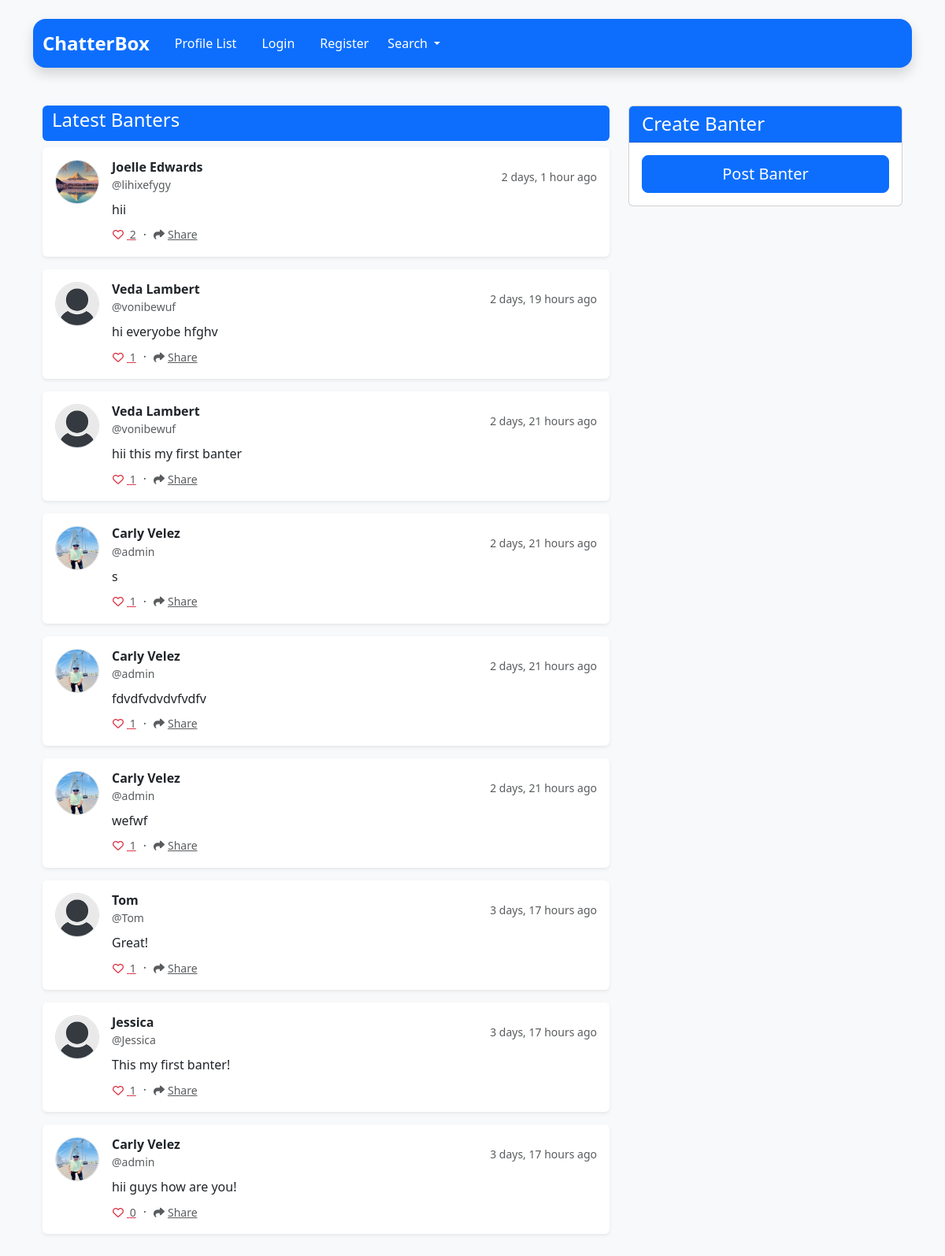
The page / on the database its author committed.
### chatterbox/models.py (models this page shows, shortened)
class Banter(models.Model):
    user = models.ForeignKey(User, related_name='banters', on_delete=models.DO_NOTHING)
    body = models.CharField(max_length=280)
    created = models.DateTimeField(auto_now_add=True)
    likes = models.ManyToManyField(User,related_name="banter_like",blank=True)
    def number_of_likes(self):
        return self.likes.count()

class Profile(models.Model):
    user = models.OneToOneField(User, on_delete=models.CASCADE)
    follows = models.ManyToManyField('self', related_name='followed_by', symmetrical=False, blank=True)
    date_modified = models.DateTimeField(auto_now_add=True)
    profile_image = models.ImageField(upload_to='images/', blank=True, null=True)
    profile_bio  = models.CharField(null=True,blank=True,max_length=500)
    profile_link = models.CharField(null=True,blank=True,max_length=100)
    facebook_link = models.CharField(null=True,blank=True,max_length=100)
    instagram_link =models.CharField(null=True,blank=True,max_length=100)
    linkdlen_link = models.CharField(null=True,blank=True,max_length=100)

### chatterbox/views.py (the view)
# urls.py: path("",views.home,name="home"),
def home(request):
	if request.user.is_authenticated:
		form = BanterForm(request.POST or None)
		if request.method == "POST":
			if form.is_valid():
				banter = form.save(commit=False)
				banter.user = request.user
				banter.save()
				messages.success(request,"Banter Successfully Posted")
				return redirect("home")
			else:
				messages.error(request,"Banter not posted")
				return redirect("home")
		banters = Banter.objects.all().order_by("-created")
		return render(request,"home.html",{"form":form,"banters":banters})
	else:
		banters = Banter.objects.all().order_by("-created")
		return render(request,"home.html",{"banters":banters})

### template/home.html (shortened to what this page needs)
{% extends 'base.html' %}
{% load static %}
{% block content %}
<div class="row g-4">
    <div class="col-lg-8">
        <div class="card-header bg-primary text-white  rounded mb-2 p-1">
        <h4 class="mb-2">
            Latest Banters
        </h4>
    </div>
        <div class="banter-list">
            {% if banters %}
            {% for banter in banters %}
            <div class="banter-item bg-white rounded p-3 mb-3 shadow-sm">
                <div class="d-flex gap-3">
                    <div class="flex-shrink-0">
                        <a href="{% url 'profile' banter.user.id %}" class="text-decoration-none">
                            {% if banter.user.profile.profile_image %}
                            <img src="{{ banter.user.profile.profile_image.url }}"
                                 class="rounded-circle border avatar"
                                 width="56"
                                 height="56"
                                 alt="{{ banter.user.username }}">
                            {% else %}
                            <img src="{% static 'images/default_profile_pic.png' %}"
                                 class="rounded-circle border avatar"
                                 width="56"
                                 height="56"
                                 alt="{{ banter.user.username }}">
                            {% endif %}
                        </a>
                    </div>
                    <div class="flex-grow-1">
                        <div class="d-flex justify-content-between align-items-center mb-2">
                            <div>
                                <h6 class="mb-0 fw-bold text-dark">
                                    {{ banter.user.get_full_name|default:banter.user.username }}
                                </h6>
                                <small class="text-muted">@{{ banter.user.username }}</small>
                            </div>
                            <small class="text-muted">{{ banter.created|timesince }} ago</small>
                        </div>
                        <p class="mb-2 text-dark">{{ banter.body }}</p>
                        <div class="d-flex align-items-center gap-2">
                            <a href="{% url 'banter_like' banter.id %}" class="btn btn-sm btn-link text-danger p-0 action-link">
                                <i class="fa-heart {% if user in banter.likes.all %}fas{% else %}far{% endif %} me-1"></i>
                                <span class="text-muted">{{ banter.number_of_likes }}</span>
                            </a>
                            <span class="text-muted">·</span>
                            <a href="{% url 'banter_show' banter.id %}" class="btn btn-sm btn-link text-muted p-0 action-link">
                                <i class="fas fa-share me-1"></i>Share
                            </a>
                        </div>
                    </div>
                </div>
            </div>
            {% endfor %}
            {% else %}
            <div class="text-center p-5">
                <i class="bi-chat-square-text display-6 text-muted mb-3"></i>
                <p class="text-muted mb-0">No banters yet. Be the first to start the conversation!</p>
            </div>
            {% endif %}
        </div>
    </div>
    <div class="col-lg-4">
        <div class="card">
            <div class="card-header bg-primary text-white">
                <h4 class="mb-0">Create Banter</h4>
            </div>
            <div class="card-body">
                <form method="POST" class="new-banter-form">
                    <div class="d-grid gap-2">
                        <button type="submit" class="btn btn-primary btn-lg">Post Banter</button>
                    </div>
                </form>
            </div>
        </div>
    </div>
</div>
{% endblock %}

### template/base.html (shortened to what this page needs)
{% load static %}
<!DOCTYPE html>
<html lang="en">
<head>
    <link href="https://cdn.jsdelivr.net/npm/bootstrap@5.3.0/dist/css/bootstrap.min.css" rel="stylesheet">
</head>
<body class="bg-light">
  {% include 'navbar.html' %}
  <div class="container">
    <br/>
    {% block content %}{% endblock %}
  </div>
</body>
</html>

### template/navbar.html (shortened to what this page needs)
{% load static %}
<div class="container py-4">
  <nav class="navbar navbar-expand-lg navbar-dark bg-primary rounded-4 mb-4 shadow">
    <div class="container-fluid">
      <a class="navbar-brand fw-bold fs-4 d-flex align-items-center" href="{% url 'home' %}">
        ChatterBox
      </a>
      <div class="collapse navbar-collapse" id="navbarContent">
        <ul class="navbar-nav me-auto mb-2 mb-lg-0">
          <li class="nav-item mx-2">
            <a class="nav-link text-white fw-medium hover-opacity-75 transition-all-200"
               href="{% url 'profile_list' %}">
              Profile List
            </a>
          </li>
          {% if request.user.is_authenticated %}
            <li class="nav-item mx-2">
              <a class="nav-link text-white fw-medium hover-opacity-75 transition-all-200"
                 href="{% url 'logout' %}">
                Logout
              </a>
            </li>
          {% else %}
            <li class="nav-item mx-2">
              <a class="nav-link text-white fw-medium hover-opacity-75 transition-all-200"
                 href="{% url 'login' %}">
                Login
              </a>
            </li>
            <li class="nav-item mx-2">
              <a class="nav-link text-white fw-medium hover-opacity-75 transition-all-200"
                 href="{% url 'register' %}">
                Register
              </a>
            </li>
          {% endif %}
          <li class="nav-item dropdown">
            <a class="nav-link dropdown-toggle active" href="#" role="button" data-bs-toggle="dropdown" aria-expanded="false">
              Search
            </a>
        </ul>
      </div>
    </div>
  </nav>

### rows shown on the page
Banter: user.profile.profile_image (picture), user.get_full_name "Joelle Edwards", user.username "lihixefygy", created "2 days, 1 hour", body "hii", number_of_likes "2"
Banter: user.get_full_name "Veda Lambert", user.username "vonibewuf", created "2 days, 19 hours", body "hi everyobe hfghv", number_of_likes "1"
Banter: user.get_full_name "Veda Lambert", user.username "vonibewuf", created "2 days, 21 hours", body "hii this my first banter", number_of_likes "1"
Banter: user.profile.profile_image (picture), user.get_full_name "Carly Velez", user.username "admin", created "2 days, 21 hours", body "s", number_of_likes "1"
Banter: user.profile.profile_image (picture), user.get_full_name "Carly Velez", user.username "admin", created "2 days, 21 hours", body "fdvdfvdvdvfvdfv", number_of_likes "1"
Banter: user.profile.profile_image (picture), user.get_full_name "Carly Velez", user.username "admin", created "2 days, 21 hours", body "wefwf", number_of_likes "1"
Banter: user.get_full_name "Tom", user.username "Tom", created "3 days, 17 hours", body "Great!", number_of_likes "1"
Banter: user.get_full_name "Jessica", user.username "Jessica", created "3 days, 17 hours", body "This my first banter!", number_of_likes "1"
Banter: user.profile.profile_image (picture), user.get_full_name "Carly Velez", user.username "admin", created "3 days, 17 hours", body "hii guys how are you!", number_of_likes "0"
